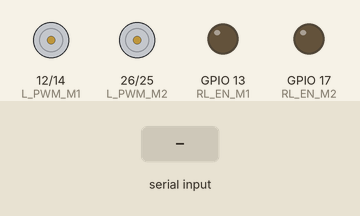
Bench run of a sketch on a simulated ESP32. On the bench: motor-driver pin pairs drawn as motors (green arrow = first pin HIGH = forward, orange = second pin HIGH = backward, longer = more drive), output pins drawn as LEDs (lit = HIGH). Inputs (shaded band) come from the test bench. What the sketch prints to the serial monitor is not drawn.

Above: at 1.2 s.
1.3 s: "r\n" received over Serial
At 1.9 s:
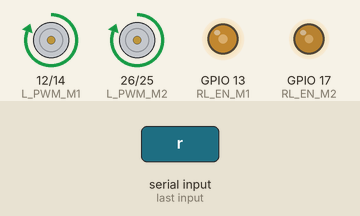
2.8 s: "l\n" received over Serial
At 4.0 s:
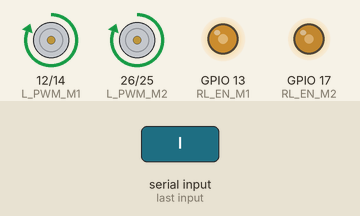
4.3 s: "s\n" received over Serial
At 5.4 s:
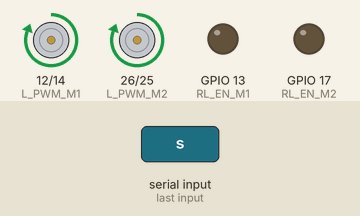
5.8 s: "f\n" received over Serial
At 6.5 s:
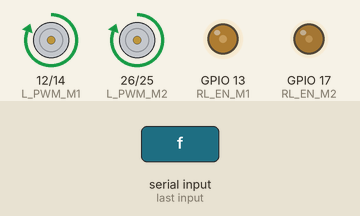
7.3 s: "b\n" received over Serial
At 7.7 s:
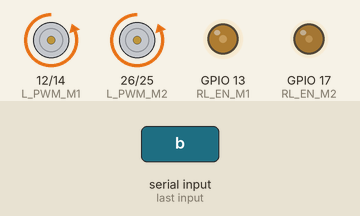
8.8 s: "s\n" received over Serial
At 10.0 s:
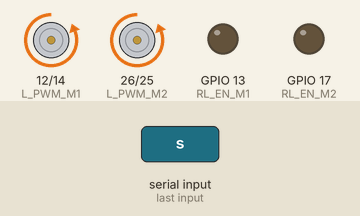
Timing chart, 0 to 11.3 s (numbered marks = the images above; inputs shaded):
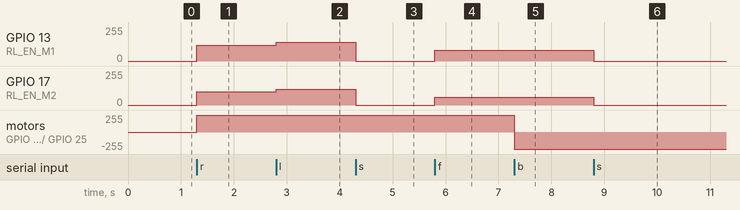

The sketch:

robot.ino
```cpp
/* Motor2 is right motor , motor1 is left motor */

int RL_EN_M2 = 17; // băm xung
int R_PWM_M2 = 25;// điều khiển chiều quay
int L_PWM_M2 = 26;// điều khiển chiều quay
int RL_EN_M1 = 13; // băm xung
int R_PWM_M1 = 14;// điều khiển chiều quay
int L_PWM_M1 = 12;// điều khiển chiều quay

const int PWM_CHANNEL = 0;    // ESP32 has 16 channels which can generate 16 independent waveforms
const int PWM_FREQ = 1900;     // Recall that Arduino Uno is ~490 Hz. Official ESP32 example uses 5,000Hz
const int PWM_RESOLUTION = 8; // We'll use same resolution as Uno (8 bits, 0-255) but ESP32 can go up to 16 bits

const int M1CHANNEL = 0U;
const int M2CHANNEL = 2U;
void MoveBackward()
{
  digitalWrite(R_PWM_M2, 1);
  digitalWrite(L_PWM_M2, 0);
  digitalWrite(R_PWM_M1, 1);
  digitalWrite(L_PWM_M1, 0);
  ledcWrite(M1CHANNEL,80);
  ledcWrite(M2CHANNEL,60);
}
void TurnRight()
{
  digitalWrite(R_PWM_M2, 0);
  digitalWrite(L_PWM_M2, 1);
  digitalWrite(R_PWM_M1, 0);
  digitalWrite(L_PWM_M1, 1);
  ledcWrite(M1CHANNEL,120);
  ledcWrite(M2CHANNEL,100);
}
void MoveForward()
{
  digitalWrite(R_PWM_M2, 0);
  digitalWrite(L_PWM_M2, 1);
  digitalWrite(R_PWM_M1, 0);
  digitalWrite(L_PWM_M1, 1);
  ledcWrite(M1CHANNEL,80);
  ledcWrite(M2CHANNEL,60);
}
void TurnLeft()
{
  digitalWrite(R_PWM_M2, 0);
  digitalWrite(L_PWM_M2, 1);
  digitalWrite(R_PWM_M1, 0);
  digitalWrite(L_PWM_M1, 1);
  ledcWrite(M1CHANNEL,140);
  ledcWrite(M2CHANNEL,120);
}
void Stop()
{
  ledcWrite(M2CHANNEL,0);
  ledcWrite(M1CHANNEL,0);
}
void setup()
{
  Serial.begin(115200);
  pinMode(RL_EN_M2, OUTPUT);
  pinMode(R_PWM_M2, OUTPUT);
  pinMode(L_PWM_M2, OUTPUT);
  pinMode(RL_EN_M1, OUTPUT);
  pinMode(R_PWM_M1, OUTPUT);
  pinMode(L_PWM_M1, OUTPUT);

  ledcSetup(M1CHANNEL, PWM_FREQ, PWM_RESOLUTION);
  ledcSetup(M2CHANNEL, PWM_FREQ, PWM_RESOLUTION);

  ledcAttachPin(RL_EN_M2, M2CHANNEL);
  ledcAttachPin(RL_EN_M1, M1CHANNEL);
//  MoveBackward();
}

void loop() {
  if(Serial.available()>0)
  {
    String msg = Serial.readStringUntil('\n');
    Serial.print(msg);
    if(msg == "r")
    {
      TurnRight();
      Serial.print(msg);
    }
    if(msg == "l")
    {
      TurnLeft();
      Serial.print(msg);
    }
    if(msg == "s")
    {
      Stop();
      Serial.print(msg);
    }
    if(msg == "f")
    {
      MoveForward();
      Serial.print(msg);
    }
    if(msg == "b")
    {
      MoveBackward();
      Serial.print(msg);
    }
  }

}
```

Measured:
- after the input at 1.3 s, GPIO 13 (RL_EN_M1): 0/255 → 120/255 at once; GPIO 17 (RL_EN_M2): 0/255 → 100/255 at once; motor on GPIO 12 (L_PWM_M1) / GPIO 14 (R_PWM_M1), motor on GPIO 26 (L_PWM_M2) / GPIO 25 (R_PWM_M2): stopped → forward 255/255 at once
- after the input at 2.8 s, GPIO 13 (RL_EN_M1): 120/255 → 139/255 at once; GPIO 17 (RL_EN_M2): 100/255 → 120/255 at once
- after the input at 4.3 s, GPIO 13 (RL_EN_M1): 139/255 → 0/255 at once; GPIO 17 (RL_EN_M2): 120/255 → 0/255 at once
- after the input at 5.8 s, GPIO 13 (RL_EN_M1): 0/255 → 80/255 at once; GPIO 17 (RL_EN_M2): 0/255 → 60/255 at once
- after the input at 7.3 s, motor on GPIO 12 (L_PWM_M1) / GPIO 14 (R_PWM_M1), motor on GPIO 26 (L_PWM_M2) / GPIO 25 (R_PWM_M2): forward 255/255 → backward 255/255 at once
- after the input at 8.8 s, GPIO 13 (RL_EN_M1): 80/255 → 0/255 at once; GPIO 17 (RL_EN_M2): 60/255 → 0/255 at once
